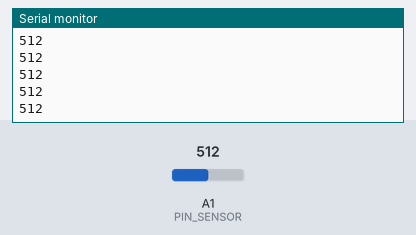
Simulated run of this sketch. Board: Arduino Uno, built with avr-gcc and run on an emulated ATmega328P. On the bench: the last lines printed to the serial monitor. Inputs (shaded band) come from the test bench; at power-on: A1 (PIN_SENSOR) = 512.

Above: at 1.2 s.
1.3 s: A1 (PIN_SENSOR) set to 716
At 2.1 s:
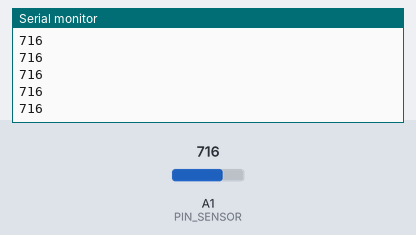
2.8 s: A1 (PIN_SENSOR) set to 900
At 3.9 s:
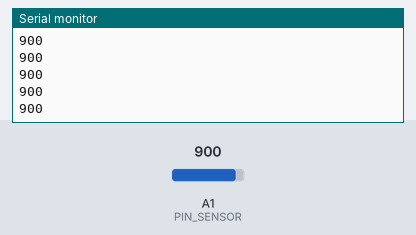
Timing chart, 0 to 5.8 s (numbered marks = the images above; inputs shaded):
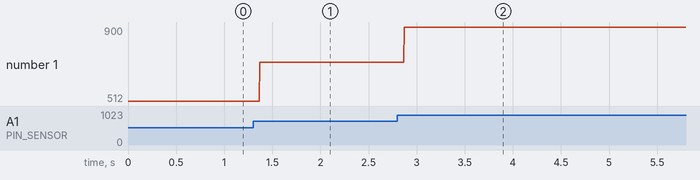

Measured:
- after the input at 1.3 s, the serial monitor: prints a new line after 0.07 s (image 1)
- after the input at 2.8 s, the serial monitor: prints a new line after 0.07 s (image 2)
- plotted number 1: 512 → 716 after the input at 1.3 s, 716 → 900 after the input at 2.8 s

The sketch:

LHI878.ino
```cpp
// LHI-878 sensor test
// S pin 47k ohm pull down
// D pin 10k ohm pull up

const int PIN_SENSOR = A1;
void setup()
{
  Serial.begin(9600);
  pinMode( PIN_SENSOR, INPUT);
}

void loop()
{
  int sensorData = analogRead(PIN_SENSOR);
  Serial.println( sensorData );
}
```
